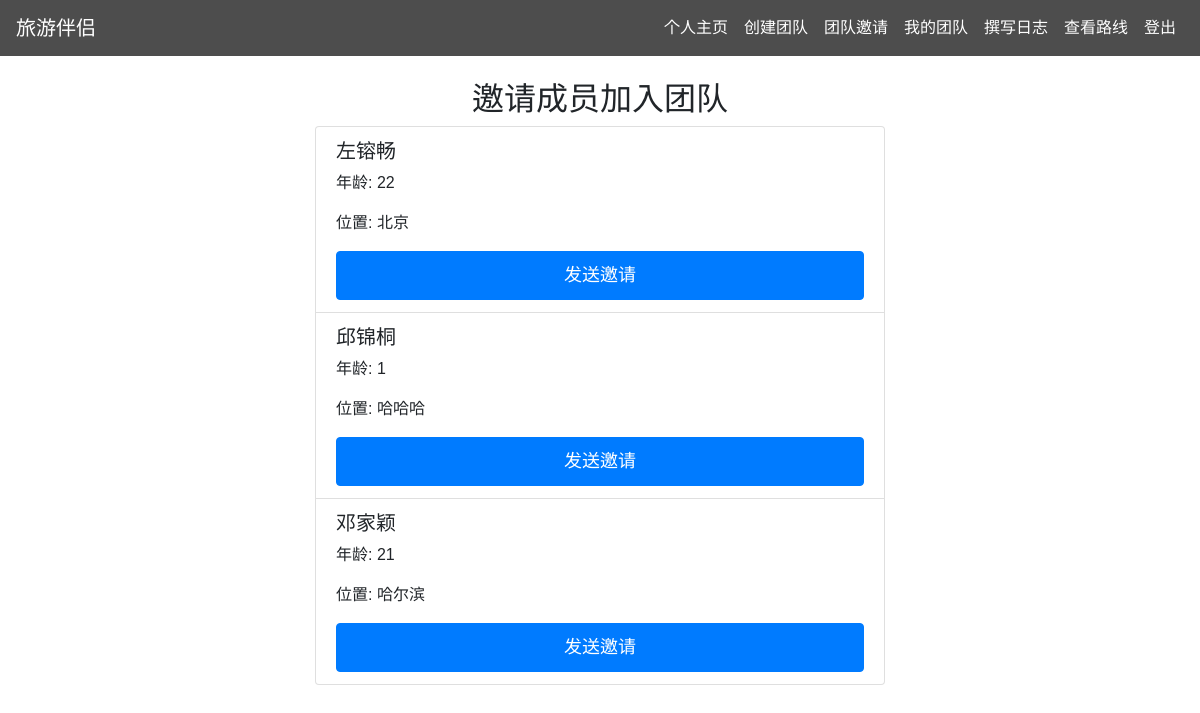
Screenshot of /team_invitation/1 with the database file from the repository.
### demo/models.py (models this page shows)
class User(db.Model):
    id = db.Column(db.Integer, primary_key=True)
    username = db.Column(db.String(80), unique=True, nullable=False)
    password = db.Column(db.String(80), nullable=False)
    age = db.Column(db.Integer, nullable=False)
    gender = db.Column(db.String(10), nullable=False)
    location = db.Column(db.String(120), nullable=False)
    budget = db.Column(db.String(120), nullable=False)
    interests = db.Column(db.String(500), nullable=False)
    companion_requirements = db.Column(db.String(120))  # 新增字段

### demo/app.py (the view)
@app.route('/team_invitation/<int:team_id>')
def team_invitation(team_id):
    team = Team.query.get_or_404(team_id)
    current_user_id = session.get('user_id')
    users = User.query.filter(User.id != current_user_id).all()
    return render_template('team_invitation.html', team_id=team.id, users=users)

### demo/templates/team_invitation.html (shortened to what this page needs)
{% extends "base.html" %}
{% block content %}
<h2 class="text-center">邀请成员加入团队</h2>
<form action="/send_invitations" method="POST" id="invitationForm">
    <div class="list-group">
        {% for user in users %}
            <div class="list-group-item">
                <h5>{{ user.username }}</h5>
                <p>年龄: {{ user.age }}</p>
                <p>位置: {{ user.location }}</p>
                <button type="submit" name="user_id" value="{{ user.id }}" class="btn btn-primary invite-btn" onclick="disableButton(this)">发送邀请</button>
            </div>
        {% endfor %}
    </div>
</form>
{% endblock %}

### demo/static/css/styles.css (style rules this page uses)
body { font-family: Arial, sans-serif; }
.btn { width: 100%; padding: 10px; font-size: 18px; }

### rows the page displays
User: username "左镕畅", age "22", location "北京", {{ user.id }} 622 (drawn)
User: username "邱锦桐", age "1", location "哈哈哈", {{ user.id }} 714 (drawn)
User: username "邓家颖", age "21", location "哈尔滨", {{ user.id }} 2381 (drawn)
